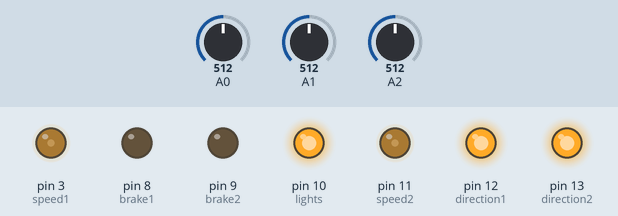
Bench run of a sketch on a simulated Arduino Uno, built with avr-gcc and run on an emulated ATmega328P. On the bench: output pins drawn as LEDs (lit = HIGH). The inputs (shaded band) are chosen by the test bench; at power-on: A0 = 512, A2 = 512, A1 = 512.

Above: at 7.3 s.
7.4 s: A0 set to 716
At 8.3 s:
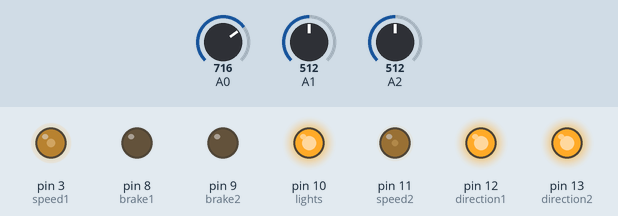
8.9 s: A2 set to 534
At 9.5 s:
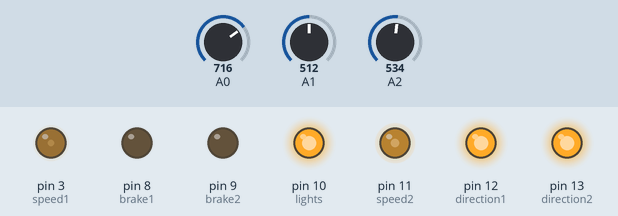
10.4 s: A2 set to 511
At 11.6 s:
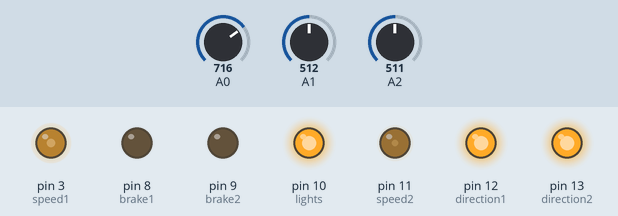
11.9 s: A2 set to 716
At 13.0 s:
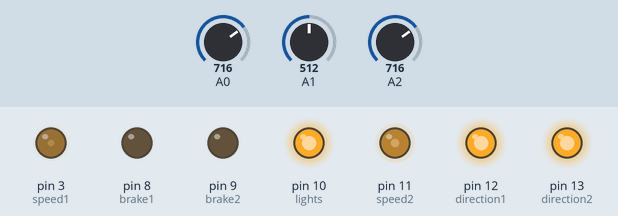
Timing chart, 0 to 14.4 s (numbered marks = the images above; inputs shaded):
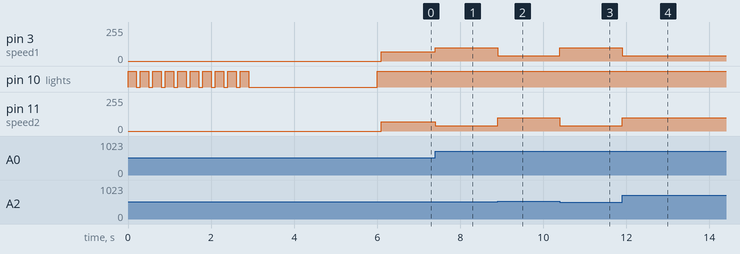

Measured:
- the behaviour switches between 517 and 518 on A2 (found by bisection; images 1 and 2)
- after the input at 7.4 s, pin 3 (speed1): 70/255 → 100/255 at once; pin 11 (speed2): 70/255 → 40/255 at once
- after the input at 8.9 s, pin 3 (speed1): 100/255 → 40/255 at once; pin 11 (speed2): 40/255 → 100/255 at once
- after the input at 10.4 s, pin 3 (speed1): 40/255 → 100/255 at once; pin 11 (speed2): 100/255 → 40/255 at once
- after the input at 11.9 s, pin 3 (speed1): 100/255 → 40/255 at once; pin 11 (speed2): 40/255 → 100/255 at once

The sketch:

sketch.ino
```cpp
#define lights 10
int LDR1, LDR2, LDR3;

int leftOffset = 0, rightOffset = 0, centre = 0;
int speed1 = 3, speed2 = 11, direction1 = 12, direction2 = 13;
int brake1 = 8, brake2 = 9;
int startSpeed = 70, rotate = 30;
int threshhold = 5;
int left = startSpeed, right = startSpeed;

void calibrate()
{
  for (int x = 0; x < 10; x++)
  {
    digitalWrite(lights, HIGH);
    delay(100);
    LDR1 = analogRead(0);
    LDR2 = analogRead(1);
    LDR3 = analogRead(2);
    leftOffset = leftOffset + LDR1;
    centre = centre + LDR2;
    rightOffset = rightOffset + LDR3;

    delay(100);
    digitalWrite(lights, LOW);
    delay(100);
  }

  leftOffset = leftOffset / 10;
  rightOffset = rightOffset / 10;
  centre = centre / 10;

  leftOffset = centre - leftOffset;
  rightOffset = centre - rightOffset;
}

void setup()
{
  pinMode(lights, OUTPUT);
  pinMode(speed1, OUTPUT);
  pinMode(speed2, OUTPUT);
  pinMode(direction1, OUTPUT);
  pinMode(direction2, OUTPUT);
  pinMode(brake1, OUTPUT);
  pinMode(brake2, OUTPUT);

  calibrate();
  delay(3000);

  digitalWrite(lights, HIGH);
  delay(100);

  digitalWrite(direction1, HIGH);
  digitalWrite(direction2, HIGH);

  digitalWrite(brake1, LOW);
  digitalWrite(brake2, LOW);

  analogWrite(speed1, left);
  analogWrite(speed2, right);
}

void loop()
{
  left = startSpeed;
  right = startSpeed;

  LDR1 = analogRead(0) + leftOffset;
  LDR2 = analogRead(1);
  LDR3 = analogRead(2) + rightOffset;

  if (LDR1 > (LDR2 + threshhold))
  {
    left = startSpeed + rotate;
    right = startSpeed - rotate;
  }

  if (LDR3 > (LDR2 + threshhold))
  {
    left = startSpeed - rotate;
    right = startSpeed + rotate;
  }

  analogWrite(speed1, left);
  analogWrite(speed2, right);
}
```
